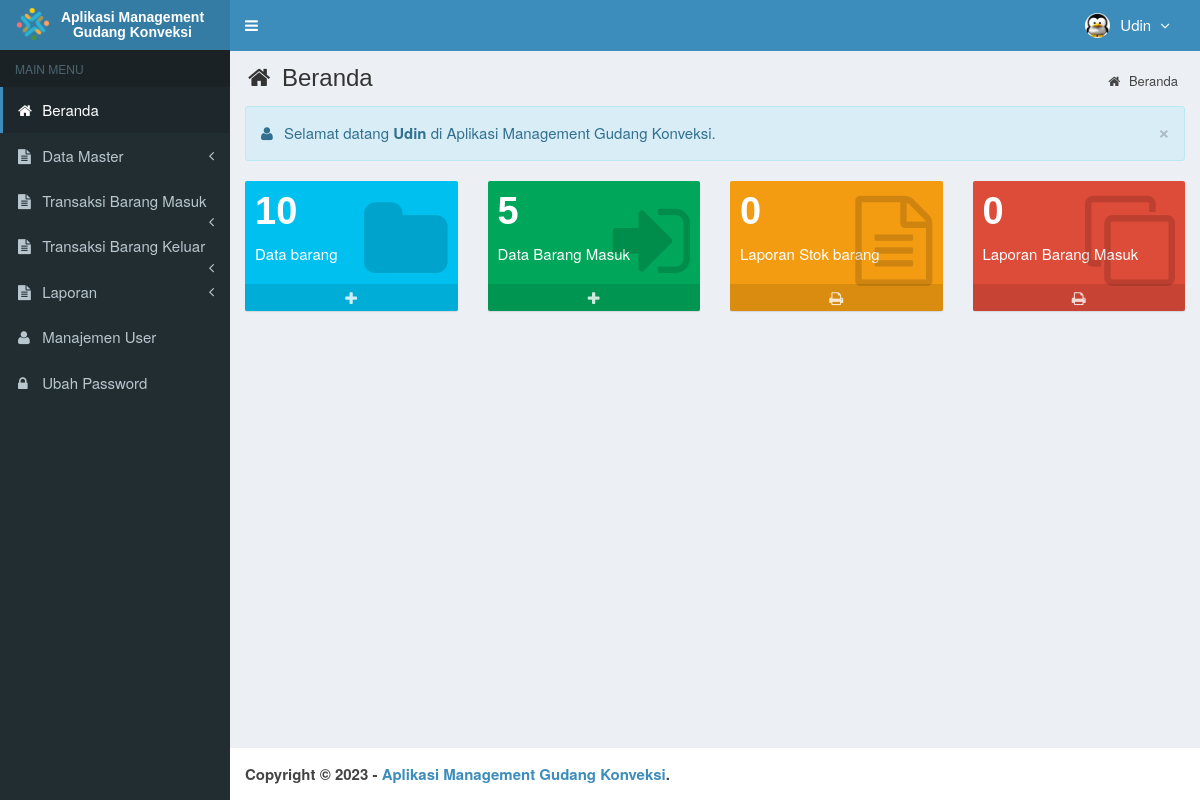
The app's page /main.php?module=beranda (signed in) with its own data.
### tables this page shows
CREATE TABLE `is_users` (
  `id_user` int(3) NOT NULL,
  `username` varchar(50) NOT NULL,
  `nama_user` varchar(50) NOT NULL,
  `password` varchar(50) NOT NULL,
  `email` varchar(50) DEFAULT NULL,
  `telepon` varchar(13) DEFAULT NULL,
  `foto` varchar(100) DEFAULT NULL,
  `hak_akses` enum('Super Admin','Manajer','Gudang') NOT NULL,
  `status` enum('aktif','blokir') NOT NULL DEFAULT 'aktif',
  `created_at` timestamp NOT NULL DEFAULT current_timestamp(),
  `updated_at` timestamp NOT NULL DEFAULT current_timestamp() ON UPDATE current_timestamp()
);

### top-menu.php (the view, shortened to what this page needs)
<?php
require_once "config/database.php";
$query = mysqli_query($mysqli, "SELECT id_user, nama_user, foto, hak_akses FROM is_users WHERE id_user='$_SESSION[id_user]'")
                                or die('Ada kesalahan pada query tampil Manajemen User: '.mysqli_error($mysqli));
$data = mysqli_fetch_assoc($query);
?>
<li class="dropdown user user-menu">
  <a href="#" class="dropdown-toggle" data-toggle="dropdown">
  <?php
  if ($data['foto']=="") { ?>
    <img src="images/user/user-default.png" class="user-image" alt="User Image"/>
  <?php
  }
  else { ?>
    <img src="images/user/<?php echo $data['foto']; ?>" class="user-image" alt="User Image"/>
  <?php
  }
  ?>
    <span class="hidden-xs"><?php echo $data['nama_user']; ?> <i style="margin-left:5px" class="fa fa-angle-down"></i></span>
  </a>
</li>

### assets/css/style.css (style rules this page uses)
body { background-color: #fff; color: #333; font-size: 15px; line-height: 1.42857; }

### records on screen
is_users: foto (picture), nama_user "Udin"

### other values on screen
$_SESSION['nama_user'] "Udin"
$data['jumlah'] "10"
$data['jumlah'] "5"
